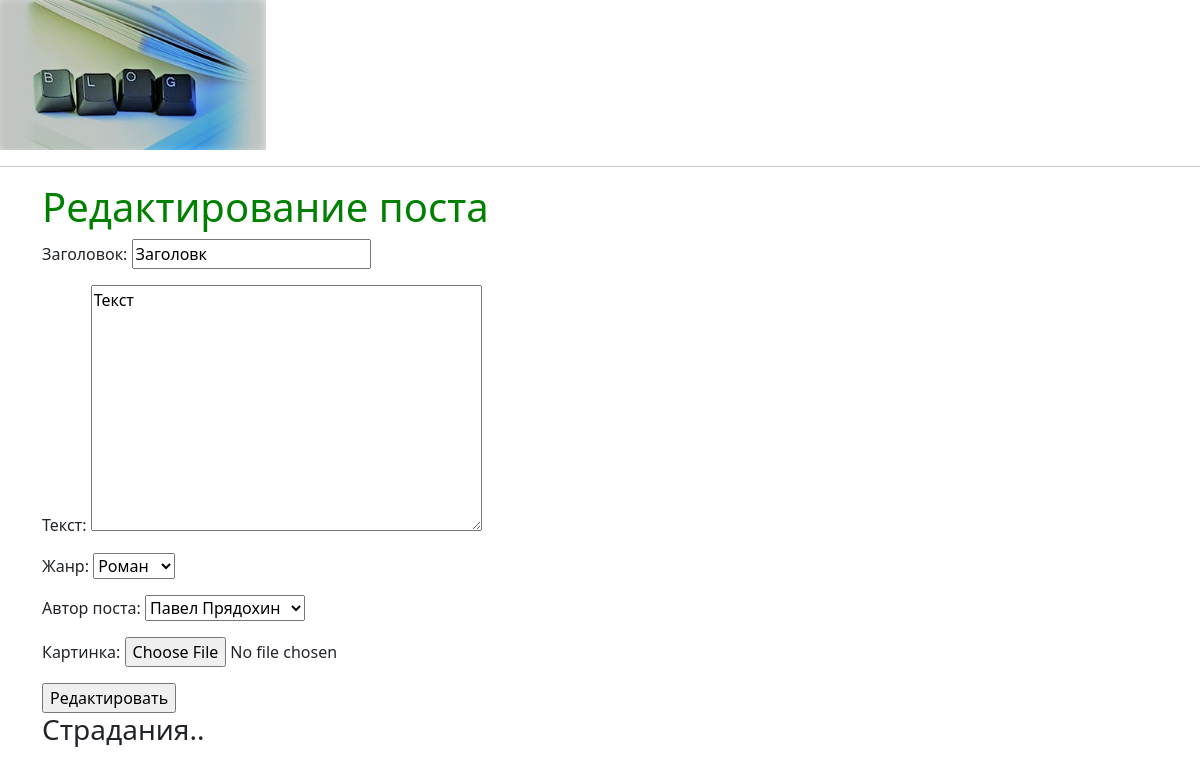
The page /posts/8/update/ on the database its author committed.
### posts/models.py (models this page shows, shortened)
class Post(models.Model):
    id=models.AutoField(primary_key=True)
    title=models.CharField('Заголовок',max_length=120)
    content=models.TextField('Текст')
    timestamp=models.DateTimeField('Дата создания',auto_now=False, auto_now_add=True )
    updated=models.DateTimeField('Дата обновления',auto_now=True, auto_now_add=False )
    post_likes=models.IntegerField(default=0)
    status=(('r1','Роман'),('p','Поэма'),('r2','Рассказ'),('s','Стих'))
    status= models.CharField('Жанр',choices=status,max_length=2,default='r1')
    post_author=models.ForeignKey('Author',on_delete=models.CASCADE,verbose_name='Автор поста',blank=True, null=True )
    image=models.ImageField('Картинкa',blank=True,null=True)
    class Meta:
        verbose_name='Пост'
        verbose_name_plural='Посты'
        db_table='posts'#задали название в БД
        ordering=['-timestamp']#порядок

### posts/views.py (the view)
# urls.py: path('<int:id>/update/', views.post_update,name='update'),
def post_update(request, id=None):
    instance=get_object_or_404(Post,id=id)
    form=PostForm(request.POST or None,request.FILES or None,instance=instance)
    if form.is_valid():
        instance=form.save(commit=False)
        instance.save()
        messages.success(request, "Успешно отредактировано ",extra_tags='ok')
        return HttpResponseRedirect(instance.get_url())
    content={
        'title':'post_update',
        'name':'Редактирование поста',
        'form':form,
        'val_but':'Редактировать'
    }
    return render(request, 'post_create.html',content)

### posts/forms.py
class PostForm(forms.ModelForm):
    class Meta:
        model=Post
        fields=['title','content','status','post_author','image']

### posts/models.py (called while the page is built)
    def __str__(self):
        return self.first_name+' '+self.second_name

### templates/post_create.html (shortened to what this page needs)
{% extends 'base.html'%}
{%block content%}
<h1>{{name}}</h1>
<form method="POST" action="" enctype="multipart/form-data">
	{{form.as_p}}
	<input type="submit" value='{{val_but}}'>
</form>
<h3>Страдания..</h3>
{%endblock content%}

### static/css/base.css (style rules this page uses)
h1 { color: green; }

### rows shown on the page
Post: title "Заголовк", content "Текст", status "Роман", post_author "Павел Прядохин"

### other values the page prints
{{ name }} "Редактирование поста"
